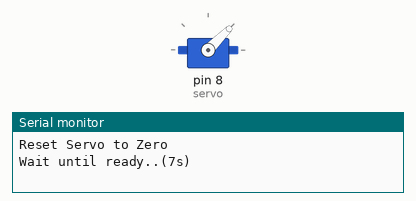
Simulated run of this sketch. Board: Arduino Uno, built with avr-gcc and run on an emulated ATmega328P. Shown: servo, the last lines printed to the serial monitor.

Above: at 5.05 s.
At 17.7 s:
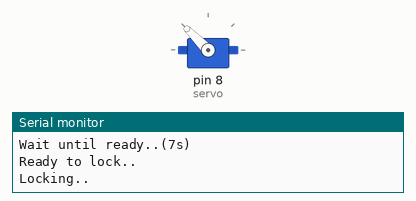
Timing chart, 0 to 21.5 s (numbered marks = the images above):
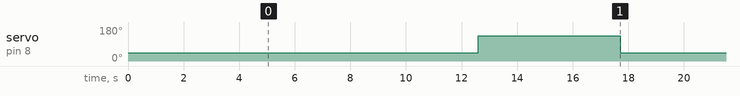

Measured:
- by itself, servo on pin 8 (servo): alternates 135° for 5.1 s and 45° for 7.6 s

The sketch:

servo_lock.ino
```cpp
#include <Servo.h>

Servo servo;
const int SERVO_PIN = 8;
bool READY = 0;
bool LOCKED = 0;

void setup() {
  // put your setup code here, to run once:
  servo.attach(8);
  servo.write(45);
  Serial.begin(9600);          // start serial communication at 9600bps

  Serial.println("Reset Servo to Zero");

  delay(5000);
}

void loop() {
  // put your main code here, to run repeatedly:
  if (LOCKED == 1) {
    Serial.println("Unlocking..");
    servo.write(45);
    LOCKED = 0;
    READY = 0;
  }

  if (READY == 1) {
    Serial.println("Locking..");
    delay(500);
    servo.write(135);
    delay(5000);
    LOCKED = 1;
  } else {
    Serial.println("Wait until ready..(7s)");
    delay(7000);
    READY = 1;
    Serial.println("Ready to lock..");
  }

  delay(100);

}
```
